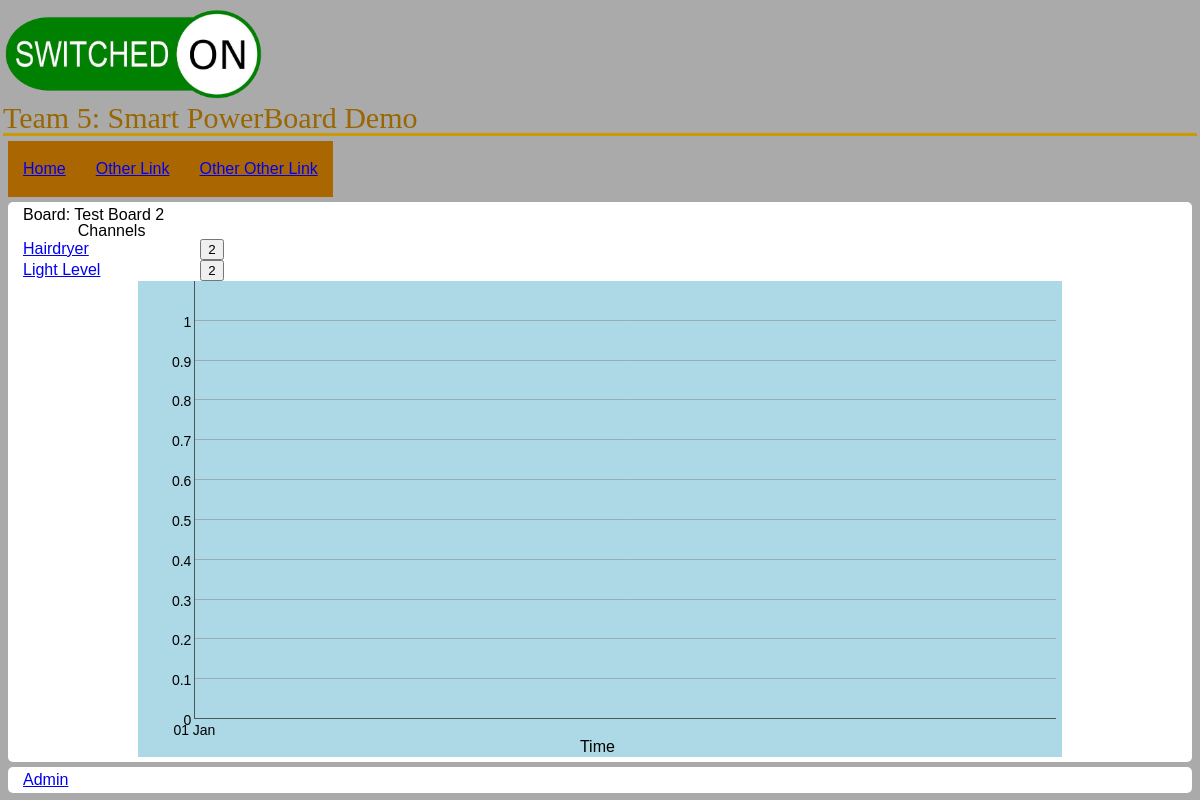
Page /board/2/ on the committed database.
### dashboard/models.py (models this page shows, shortened)
class SmartBoard(models.Model):
    name = models.CharField(max_length=50)
    def current_status(self):
        stat = self.status.filter(datetime__lt=timezone.now()).order_by("-datetime")
        if(stat.count() == 0):
            status = SwitchStatus( board = self, status = 0)
            status.save()
            return status
        return stat.first()

class Channel(models.Model):
    board = models.ForeignKey(SmartBoard,related_name = "channels")
    channel_num = models.IntegerField()
    name = models.CharField(max_length=50)
    units = models.CharField(max_length=50,default="Power")

class SwitchStatus(models.Model):
    board = models.ForeignKey(SmartBoard,related_name = "status")
    status = models.IntegerField()
    datetime = models.DateTimeField(auto_now_add=True)

### dashboard/views.py (the view)
# urls.py: url(r'^board/(?P<board>[0-9]+)/(?P<timeframe>\b5minutes\b|\bhour\b|\bday\b)?$', views.board_page, name='board'), #Page for the channel
def board_page(request,board,timeframe=None):
    board = get_object_or_404(SmartBoard,pk=board)
    channels = Channel.objects.all().filter(board = board)
    timestamp_start = 0
    if timeframe == "hour":
        timestamp_start = 60*60
    elif timeframe == "5minutes":
        timestamp_start = 5*60
    elif timeframe == "day":
        timestamp_start = 60*60*24
    status = board.current_status()
    return render(request,"board_page.html",
                  {"board":board,
                   "channels":channels,
                   "timestart":timestamp_start,
                   "status":status}) #dictionary object that is used for refference in template

### dashboard/templates/board_page.html (shortened to what this page needs)
{% extends "base.html" %}
{% load staticfiles %}
{% block content %}
    <h2>Board: {{board.name}}</h2>
    <table style="width:20%; border-color:blue" border="1">
        <tr><th>Channels</th></tr>
        {% for channel in channels %}
            <tr>
                 <td><a href="{% url 'channel' channel.id %}">{{channel.name}}</a></td>
                 <td><button id="test_button" onclick="button_press({{ channel.channel_num }})">{{status.status}}</button></td>
            </tr>
        {% endfor %}
    </table>
    <div id="chart_div" style="height:60%; width:80%; margin:auto; background-color:lightblue"></div>
{% endblock content %}

### dashboard/static/dashboard/css/site.css (style rules this page uses)
body { font-family: "Trebuchet MS", Verdana, sans-serif; font-size: 16px; background-color: #AAAAAA; padding: 3px; }

### rows in the picture
SmartBoard: name "Test Board 2"
Channel: name "Hairdryer"
SwitchStatus: status "2"
Channel: name "Light Level"
